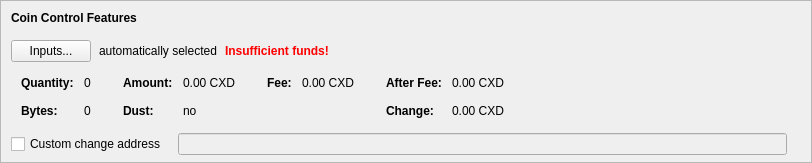
    <widget class="QFrame" name="frameCoinControl">
     <property name="sizePolicy">
      <sizepolicy hsizetype="Expanding" vsizetype="Expanding">
       <horstretch>0</horstretch>
       <verstretch>0</verstretch>
      </sizepolicy>
     </property>
     <property name="maximumSize">
      <size>
       <width>16777215</width>
       <height>16777215</height>
      </size>
     </property>
     <property name="frameShape">
      <enum>QFrame::StyledPanel</enum>
     </property>
     <property name="frameShadow">
      <enum>QFrame::Sunken</enum>
     </property>
     <layout class="QVBoxLayout" name="verticalLayoutCoinControl2">
      <property name="spacing">
       <number>0</number>
      </property>
      <property name="leftMargin">
       <number>0</number>
      </property>
      <property name="topMargin">
       <number>0</number>
      </property>
      <property name="rightMargin">
       <number>0</number>
      </property>
      <property name="bottomMargin">
       <number>6</number>
      </property>
      <item>
       <layout class="QVBoxLayout" name="verticalLayoutCoinControl" stretch="0,0,0,0,1">
        <property name="spacing">
         <number>0</number>
        </property>
        <property name="leftMargin">
         <number>10</number>
        </property>
        <property name="topMargin">
         <number>10</number>
        </property>
        <item>
         <layout class="QHBoxLayout" name="horizontalLayoutCoinControl1">
          <property name="bottomMargin">
           <number>15</number>
          </property>
          <item>
           <widget class="QLabel" name="labelCoinControlFeatures">
            <property name="sizePolicy">
             <sizepolicy hsizetype="Preferred" vsizetype="Maximum">
              <horstretch>0</horstretch>
              <verstretch>0</verstretch>
             </sizepolicy>
            </property>
            <property name="font">
             <font>
              <weight>75</weight>
              <bold>true</bold>
             </font>
            </property>
            <property name="styleSheet">
             <string notr="true">font-weight:bold;</string>
            </property>
            <property name="text">
             <string>Coin Control Features</string>
            </property>
           </widget>
          </item>
         </layout>
        </item>
        <item>
         <layout class="QHBoxLayout" name="horizontalLayoutCoinControl2" stretch="0,0,0,0">
          <property name="spacing">
           <number>8</number>
          </property>
          <property name="bottomMargin">
           <number>10</number>
          </property>
          <item>
           <widget class="QPushButton" name="pushButtonCoinControl">
            <property name="styleSheet">
             <string notr="true"/>
            </property>
            <property name="text">
             <string>Inputs...</string>
            </property>
            <property name="autoDefault">
             <bool>false</bool>
            </property>
           </widget>
          </item>
          <item>
           <widget class="QLabel" name="labelCoinControlAutomaticallySelected">
            <property name="text">
             <string>automatically selected</string>
            </property>
            <property name="margin">
             <number>5</number>
            </property>
           </widget>
          </item>
          <item>
           <widget class="QLabel" name="labelCoinControlInsuffFunds">
            <property name="font">
             <font>
              <weight>75</weight>
              <bold>true</bold>
             </font>
            </property>
            <property name="styleSheet">
             <string notr="true">color:red;font-weight:bold;</string>
            </property>
            <property name="text">
             <string>Insufficient funds!</string>
            </property>
            <property name="margin">
             <number>5</number>
            </property>
           </widget>
          </item>
          <item>
           <spacer name="horizontalSpacerCoinControl">
            <property name="orientation">
             <enum>Qt::Horizontal</enum>
            </property>
            <property name="sizeHint" stdset="0">
             <size>
              <width>40</width>
              <height>1</height>
             </size>
            </property>
           </spacer>
          </item>
         </layout>
        </item>
        <item>
         <widget class="QWidget" name="widgetCoinControl" native="true">
          <property name="sizePolicy">
           <sizepolicy hsizetype="Preferred" vsizetype="Preferred">
            <horstretch>0</horstretch>
            <verstretch>0</verstretch>
           </sizepolicy>
          </property>
          <property name="minimumSize">
           <size>
            <width>0</width>
            <height>0</height>
           </size>
          </property>
          <property name="styleSheet">
           <string notr="true"/>
          </property>
          <layout class="QHBoxLayout" name="horizontalLayoutCoinControl5">
           <property name="leftMargin">
            <number>0</number>
           </property>
           <property name="topMargin">
            <number>0</number>
           </property>
           <property name="rightMargin">
            <number>0</number>
           </property>
           <property name="bottomMargin">
            <number>0</number>
           </property>
           <item>
            <layout class="QHBoxLayout" name="horizontalLayoutCoinControl3" stretch="0,0,0,1">
             <property name="spacing">
              <number>20</number>
             </property>
             <property name="topMargin">
              <number>0</number>
             </property>
             <property name="bottomMargin">
              <number>10</number>
             </property>
             <item>
              <layout class="QFormLayout" name="formLayoutCoinControl1">
               <property name="horizontalSpacing">
                <number>10</number>
               </property>
               <property name="verticalSpacing">
                <number>14</number>
               </property>
               <property name="leftMargin">
                <number>10</number>
               </property>
               <property name="topMargin">
                <number>4</number>
               </property>
               <property name="rightMargin">
                <number>6</number>
               </property>
               <item row="0" column="0">
                <widget class="QLabel" name="labelCoinControlQuantityText">
                 <property name="font">
                  <font>
                   <weight>75</weight>
                   <bold>true</bold>
                  </font>
                 </property>
                 <property name="text">
                  <string>Quantity:</string>
                 </property>
                 <property name="margin">
                  <number>0</number>
                 </property>
                </widget>
               </item>
               <item row="0" column="1">
                <widget class="QLabel" name="labelCoinControlQuantity">
                 <property name="cursor">
                  <cursorShape>IBeamCursor</cursorShape>
                 </property>
                 <property name="contextMenuPolicy">
                  <enum>Qt::ActionsContextMenu</enum>
                 </property>
                 <property name="text">
                  <string notr="true">0</string>
                 </property>
                 <property name="margin">
                  <number>0</number>
                 </property>
                 <property name="textInteractionFlags">
                  <set>Qt::LinksAccessibleByMouse|Qt::TextSelectableByKeyboard|Qt::TextSelectableByMouse</set>
                 </property>
                </widget>
               </item>
               <item row="1" column="0">
                <widget class="QLabel" name="labelCoinControlBytesText">
                 <property name="font">
                  <font>
                   <weight>75</weight>
                   <bold>true</bold>
                  </font>
                 </property>
                 <property name="text">
                  <string>Bytes:</string>
                 </property>
                </widget>
               </item>
               <item row="1" column="1">
                <widget class="QLabel" name="labelCoinControlBytes">
                 <property name="cursor">
                  <cursorShape>IBeamCursor</cursorShape>
                 </property>
                 <property name="contextMenuPolicy">
                  <enum>Qt::ActionsContextMenu</enum>
                 </property>
                 <property name="text">
                  <string notr="true">0</string>
                 </property>
                 <property name="textInteractionFlags">
                  <set>Qt::LinksAccessibleByMouse|Qt::TextSelectableByKeyboard|Qt::TextSelectableByMouse</set>
                 </property>
                </widget>
               </item>
              </layout>
             </item>
             <item>
              <layout class="QFormLayout" name="formLayoutCoinControl2">
               <property name="horizontalSpacing">
                <number>10</number>
               </property>
               <property name="verticalSpacing">
                <number>14</number>
               </property>
               <property name="leftMargin">
                <number>6</number>
               </property>
               <property name="topMargin">
                <number>4</number>
               </property>
               <property name="rightMargin">
                <number>6</number>
               </property>
               <item row="0" column="0">
                <widget class="QLabel" name="labelCoinControlAmountText">
                 <property name="font">
                  <font>
                   <weight>75</weight>
                   <bold>true</bold>
                  </font>
                 </property>
                 <property name="text">
                  <string>Amount:</string>
                 </property>
                 <property name="margin">
                  <number>0</number>
                 </property>
                </widget>
               </item>
               <item row="0" column="1">
                <widget class="QLabel" name="labelCoinControlAmount">
                 <property name="cursor">
                  <cursorShape>IBeamCursor</cursorShape>
                 </property>
                 <property name="contextMenuPolicy">
                  <enum>Qt::ActionsContextMenu</enum>
                 </property>
                 <property name="text">
                  <string notr="true">0.00 CXD</string>
                 </property>
                 <property name="textInteractionFlags">
                  <set>Qt::LinksAccessibleByMouse|Qt::TextSelectableByKeyboard|Qt::TextSelectableByMouse</set>
                 </property>
                </widget>
               </item>
               <item row="1" column="0">
                <widget class="QLabel" name="labelCoinControlLowOutputText">
                 <property name="font">
                  <font>
                   <weight>75</weight>
                   <bold>true</bold>
                  </font>
                 </property>
                 <property name="text">
                  <string>Dust:</string>
                 </property>
                </widget>
               </item>
               <item row="1" column="1">
                <widget class="QLabel" name="labelCoinControlLowOutput">
                 <property name="cursor">
                  <cursorShape>IBeamCursor</cursorShape>
                 </property>
                 <property name="contextMenuPolicy">
                  <enum>Qt::ActionsContextMenu</enum>
                 </property>
                 <property name="text">
                  <string notr="true">no</string>
                 </property>
                 <property name="textInteractionFlags">
                  <set>Qt::LinksAccessibleByMouse|Qt::TextSelectableByKeyboard|Qt::TextSelectableByMouse</set>
                 </property>
                </widget>
               </item>
              </layout>
             </item>
             <item>
              <layout class="QFormLayout" name="formLayoutCoinControl3">
               <property name="horizontalSpacing">
                <number>10</number>
               </property>
               <property name="verticalSpacing">
                <number>14</number>
               </property>
               <property name="leftMargin">
                <number>6</number>
               </property>
               <property name="topMargin">
                <number>4</number>
               </property>
               <property name="rightMargin">
                <number>6</number>
               </property>
               <item row="0" column="0">
                <widget class="QLabel" name="labelCoinControlFeeText">
                 <property name="font">
                  <font>
                   <weight>75</weight>
                   <bold>true</bold>
                  </font>
                 </property>
                 <property name="text">
                  <string>Fee:</string>
                 </property>
                 <property name="margin">
                  <number>0</number>
                 </property>
                </widget>
               </item>
               <item row="0" column="1">
                <widget class="QLabel" name="labelCoinControlFee">
                 <property name="cursor">
                  <cursorShape>IBeamCursor</cursorShape>
                 </property>
                 <property name="contextMenuPolicy">
                  <enum>Qt::ActionsContextMenu</enum>
                 </property>
                 <property name="text">
                  <string notr="true">0.00 CXD</string>
                 </property>
                 <property name="textInteractionFlags">
                  <set>Qt::LinksAccessibleByMouse|Qt::TextSelectableByKeyboard|Qt::TextSelectableByMouse</set>
                 </property>
                </widget>
               </item>
             </layout>
             </item>
             <item>
              <layout class="QFormLayout" name="formLayoutCoinControl4">
               <property name="horizontalSpacing">
                <number>10</number>
               </property>
               <property name="verticalSpacing">
                <number>14</number>
               </property>
               <property name="leftMargin">
                <number>6</number>
               </property>
               <property name="topMargin">
                <number>4</number>
               </property>
               <property name="rightMargin">
                <number>6</number>
               </property>
               <item row="0" column="0">
                <widget class="QLabel" name="labelCoinControlAfterFeeText">
                 <property name="font">
                  <font>
                   <weight>75</weight>
                   <bold>true</bold>
                  </font>
                 </property>
                 <property name="text">
                  <string>After Fee:</string>
                 </property>
                 <property name="margin">
                  <number>0</number>
                 </property>
                </widget>
               </item>
               <item row="0" column="1">
                <widget class="QLabel" name="labelCoinControlAfterFee">
                 <property name="cursor">
                  <cursorShape>IBeamCursor</cursorShape>
                 </property>
                 <property name="contextMenuPolicy">
                  <enum>Qt::ActionsContextMenu</enum>
                 </property>
                 <property name="text">
                  <string notr="true">0.00 CXD</string>
                 </property>
                 <property name="textInteractionFlags">
                  <set>Qt::LinksAccessibleByMouse|Qt::TextSelectableByKeyboard|Qt::TextSelectableByMouse</set>
                 </property>
                </widget>
               </item>
               <item row="1" column="0">
                <widget class="QLabel" name="labelCoinControlChangeText">
                 <property name="font">
                  <font>
                   <weight>75</weight>
                   <bold>true</bold>
                  </font>
                 </property>
                 <property name="text">
                  <string>Change:</string>
                 </property>
                </widget>
               </item>
               <item row="1" column="1">
                <widget class="QLabel" name="labelCoinControlChange">
                 <property name="cursor">
                  <cursorShape>IBeamCursor</cursorShape>
                 </property>
                 <property name="contextMenuPolicy">
                  <enum>Qt::ActionsContextMenu</enum>
                 </property>
                 <property name="text">
                  <string notr="true">0.00 CXD</string>
                 </property>
                 <property name="textInteractionFlags">
                  <set>Qt::LinksAccessibleByMouse|Qt::TextSelectableByKeyboard|Qt::TextSelectableByMouse</set>
                 </property>
                </widget>
               </item>
              </layout>
             </item>
            </layout>
           </item>
          </layout>
         </widget>
        </item>
        <item>
         <layout class="QHBoxLayout" name="horizontalLayoutCoinControl4" stretch="0,0,0">
          <property name="spacing">
           <number>12</number>
          </property>
          <property name="sizeConstraint">
           <enum>QLayout::SetDefaultConstraint</enum>
          </property>
          <property name="topMargin">
           <number>5</number>
          </property>
          <property name="rightMargin">
           <number>5</number>
          </property>
          <item>
           <widget class="QCheckBox" name="checkBoxCoinControlChange">
            <property name="toolTip">
             <string>If this is activated, but the change address is empty or invalid, change will be sent to a newly generated address.</string>
            </property>
            <property name="text">
             <string>Custom change address</string>
            </property>
           </widget>
          </item>
          <item>
           <widget class="QValidatedLineEdit" name="lineEditCoinControlChange">
            <property name="enabled">
             <bool>false</bool>
            </property>
            <property name="sizePolicy">
             <sizepolicy hsizetype="Expanding" vsizetype="Fixed">
              <horstretch>0</horstretch>
              <verstretch>0</verstretch>
             </sizepolicy>
            </property>
           </widget>
          </item>
          <item>
           <widget class="QLabel" name="labelCoinControlChangeLabel">
            <property name="sizePolicy">
             <sizepolicy hsizetype="Preferred" vsizetype="Expanding">
              <horstretch>0</horstretch>
              <verstretch>0</verstretch>
             </sizepolicy>
            </property>
            <property name="minimumSize">
             <size>
              <width>0</width>
              <height>0</height>
             </size>
            </property>
            <property name="text">
             <string/>
            </property>
            <property name="margin">
             <number>3</number>
            </property>
           </widget>
          </item>
         </layout>
        </item>
        <item>
         <spacer name="verticalSpacerCoinControl">
          <property name="orientation">
           <enum>Qt::Vertical</enum>
          </property>
          <property name="sizeHint" stdset="0">
           <size>
            <width>800</width>
            <height>1</height>
           </size>
          </property>
         </spacer>
        </item>
       </layout>
      </item>
     </layout>
    </widget>
